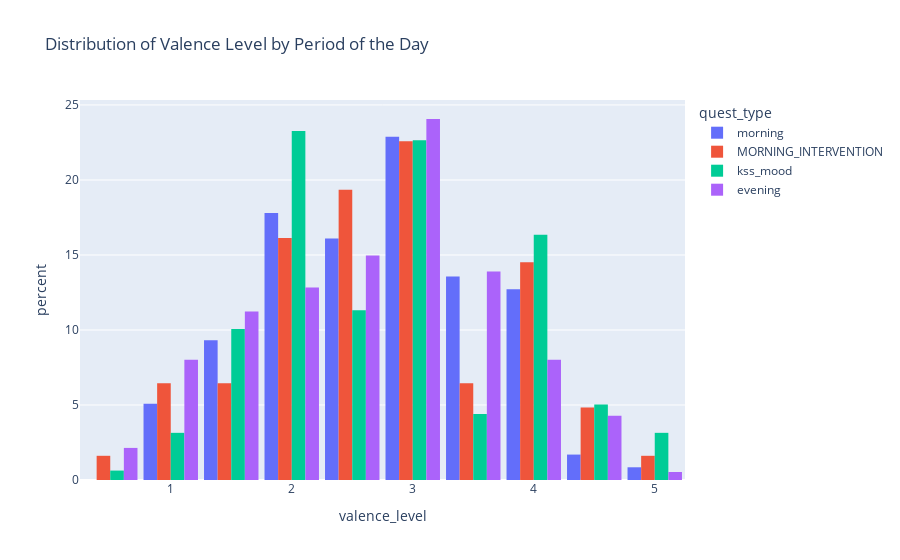

Notebook cell for this chart:
### Markdown cell above
### Morning vs Afternoon vs Evening

### Code cell
data_depressed = data_all[data_all.depression==1]
# Create histogram plots using Plotly Express with 'barmode' set to 'group'
fig = px.histogram(data_depressed, x="valence_level", color="quest_type", barmode='group',
                   title="Distribution of Valence Level by Period of the Day",
                   nbins=12, histnorm="percent")

fig.update_layout(bargap=0.1)  # To adjust the gap between bars

fig.show()

### Figure 1 — Plotly figure (JSON) as saved in the notebook; plotly's stock layout.template omitted (floating-point values rounded to 4 significant figures; data arrays with more than 128 entries replaced by an {"elided": "..."} marker saying what was removed)
{"data": [{"alignmentgroup": "True", "bingroup": "x", "histnorm": "percent", "hovertemplate": "quest_type=morning<br>valence_level=%{x}<br>percent=%{y}<extra></extra>", "legendgroup": "morning", "marker": {"color": "#636efa", "pattern": {"shape": ""}}, "name": "morning", "nbinsx": 12, "offsetgroup": "morning", "orientation": "v", "showlegend": true, "type": "histogram", "x": [3, 2.5, 2.5, 2.5, 2, 1.5, 4.5, 3.5, 4, 3, 3.5, 4, 4, 4, 4, 2, 2.5, 1.5, 3, 4.5, 3, 3, 3, 1, 2.5, 2, 2.5, 1.5, 2, 2, 1.5, 2, 2, 2, 1.5, 2, 1.5, 2, 2, 1.5, 2, 2, 1, 1, 2.5, 4, 3, 3, 2, 3.5, 2.5, 4, 2, 3.5, 4, 1.5, 3.5, 4, 1, 3.5, 3, 2.5, 1, 3, 2, 2.5, 1.5, 1.5, 3, 2.5, 3, 2, 3.5, 3, 2.5, 2, 1.5, 3, 1, 3, 3, 2, 3.5, 2.5, 3, 2.5, 3, 4, 3.5, 3.5, 3, 3, 3, 3.5, 3, 3.5, 2, 4, 4, 3, 4, 3, 3.5, 3, 2.5, 2.5, 3.5, 2.5, 3, 4, 2, 3.5, 2.5, 3.5, 2.5, 5, 4, 3], "xaxis": "x", "yaxis": "y"}, {"alignmentgroup": "True", "bingroup": "x", "histnorm": "percent", "hovertemplate": "quest_type=MORNING_INTERVENTION<br>valence_level=%{x}<br>percent=%{y}<extra></extra>", "legendgroup": "MORNING_INTERVENTION", "marker": {"color": "#EF553B", "pattern": {"shape": ""}}, "name": "MORNING_INTERVENTION", "nbinsx": 12, "offsetgroup": "MORNING_INTERVENTION", "orientation": "v", "showlegend": true, "type": "histogram", "x": [3, 2, 4, 2.5, 3, 4, 3, 3, 3, 2.5, 2.5, 3, 3.5, 2, 2.5, 1, 2, 2.5, 2, 1, 1, 1.5, 2, 1, 2, 4, 3, 5, 4, 4.5, 4.5, 0.5, 4, 2, 4, 2.5, 1.5, 3, 3, 2, 1.5, 1.5, 3, 3, 3, 2.5, 4.5, 2.5, 2.5, 3.5, 4, 4, 3.5, 2.5, 3.5, 2, 3, 2.5, 4, 2.5, 2, 3], "xaxis": "x", "yaxis": "y"}, {"alignmentgroup": "True", "bingroup": "x", "histnorm": "percent", "hovertemplate": "quest_type=kss_mood<br>valence_level=%{x}<br>percent=%{y}<extra></extra>", "legendgroup": "kss_mood", "marker": {"color": "#00cc96", "pattern": {"shape": ""}}, "name": "kss_mood", "nbinsx": 12, "offsetgroup": "kss_mood", "orientation": "v", "showlegend": true, "type": "histogram", "x": {"elided": "159 float values"}, "xaxis": "x", "yaxis": "y"}, {"alignmentgroup": "True", "bingroup": "x", "histnorm": "percent", "hovertemplate": "quest_type=evening<br>valence_level=%{x}<br>percent=%{y}<extra></extra>", "legendgroup": "evening", "marker": {"color": "#ab63fa", "pattern": {"shape": ""}}, "name": "evening", "nbinsx": 12, "offsetgroup": "evening", "orientation": "v", "showlegend": true, "type": "histogram", "x": {"elided": "187 float values"}, "xaxis": "x", "yaxis": "y"}], "layout": {"bargap": 0.1, "barmode": "group", "legend": {"title": {"text": "quest_type"}, "tracegroupgap": 0}, "title": {"text": "Distribution of Valence Level by Period of the Day"}, "xaxis": {"anchor": "y", "domain": [0, 1], "title": {"text": "valence_level"}}, "yaxis": {"anchor": "x", "domain": [0, 1], "title": {"text": "percent"}}}}
